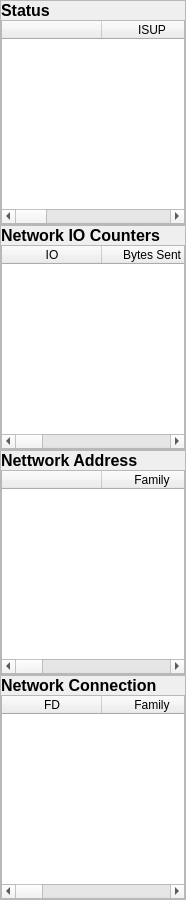
                  <widget class="QWidget" name="scrollAreaWidgetContents_2">
                   <property name="geometry">
                    <rect>
                     <x>0</x>
                     <y>0</y>
                     <width>186</width>
                     <height>900</height>
                    </rect>
                   </property>
                   <layout class="QVBoxLayout" name="verticalLayout_12">
                    <property name="spacing">
                     <number>0</number>
                    </property>
                    <property name="leftMargin">
                     <number>0</number>
                    </property>
                    <property name="topMargin">
                     <number>0</number>
                    </property>
                    <property name="rightMargin">
                     <number>0</number>
                    </property>
                    <property name="bottomMargin">
                     <number>0</number>
                    </property>
                    <item>
                     <widget class="QFrame" name="frame_10">
                      <property name="sizePolicy">
                       <sizepolicy hsizetype="Preferred" vsizetype="Minimum">
                        <horstretch>0</horstretch>
                        <verstretch>0</verstretch>
                       </sizepolicy>
                      </property>
                      <property name="frameShape">
                       <enum>QFrame::StyledPanel</enum>
                      </property>
                      <property name="frameShadow">
                       <enum>QFrame::Raised</enum>
                      </property>
                      <layout class="QVBoxLayout" name="verticalLayout_13">
                       <property name="spacing">
                        <number>0</number>
                       </property>
                       <property name="leftMargin">
                        <number>0</number>
                       </property>
                       <property name="topMargin">
                        <number>0</number>
                       </property>
                       <property name="rightMargin">
                        <number>0</number>
                       </property>
                       <property name="bottomMargin">
                        <number>0</number>
                       </property>
                       <item>
                        <widget class="QLabel" name="label_73">
                         <property name="font">
                          <font>
                           <pointsize>12</pointsize>
                           <weight>75</weight>
                           <bold>true</bold>
                          </font>
                         </property>
                         <property name="text">
                          <string>Status</string>
                         </property>
                         <property name="margin">
                          <number>6</number>
                         </property>
                        </widget>
                       </item>
                       <item>
                        <widget class="QTableWidget" name="tableWidget_4">
                         <property name="styleSheet">
                          <string notr="true">color:black</string>
                         </property>
                         <column>
                          <property name="text">
                           <string/>
                          </property>
                         </column>
                         <column>
                          <property name="text">
                           <string>ISUP</string>
                          </property>
                         </column>
                         <column>
                          <property name="text">
                           <string>Duplex</string>
                          </property>
                         </column>
                         <column>
                          <property name="text">
                           <string>Speed</string>
                          </property>
                         </column>
                         <column>
                          <property name="text">
                           <string>MTU</string>
                          </property>
                         </column>
                        </widget>
                       </item>
                      </layout>
                     </widget>
                    </item>
                    <item>
                     <widget class="QFrame" name="frame_11">
                      <property name="sizePolicy">
                       <sizepolicy hsizetype="Preferred" vsizetype="Minimum">
                        <horstretch>0</horstretch>
                        <verstretch>0</verstretch>
                       </sizepolicy>
                      </property>
                      <property name="frameShape">
                       <enum>QFrame::StyledPanel</enum>
                      </property>
                      <property name="frameShadow">
                       <enum>QFrame::Raised</enum>
                      </property>
                      <layout class="QVBoxLayout" name="verticalLayout_14">
                       <property name="spacing">
                        <number>0</number>
                       </property>
                       <property name="leftMargin">
                        <number>0</number>
                       </property>
                       <property name="topMargin">
                        <number>0</number>
                       </property>
                       <property name="rightMargin">
                        <number>0</number>
                       </property>
                       <property name="bottomMargin">
                        <number>0</number>
                       </property>
                       <item>
                        <widget class="QLabel" name="label_74">
                         <property name="font">
                          <font>
                           <pointsize>12</pointsize>
                           <weight>75</weight>
                           <bold>true</bold>
                          </font>
                         </property>
                         <property name="text">
                          <string>Network IO Counters</string>
                         </property>
                         <property name="margin">
                          <number>6</number>
                         </property>
                        </widget>
                       </item>
                       <item>
                        <widget class="QTableWidget" name="tableWidget_5">
                         <property name="styleSheet">
                          <string notr="true">color:black</string>
                         </property>
                         <column>
                          <property name="text">
                           <string>IO</string>
                          </property>
                         </column>
                         <column>
                          <property name="text">
                           <string>Bytes Sent</string>
                          </property>
                         </column>
                         <column>
                          <property name="text">
                           <string>Byets Reseived</string>
                          </property>
                         </column>
                         <column>
                          <property name="text">
                           <string>Packets Sent</string>
                          </property>
                         </column>
                         <column>
                          <property name="text">
                           <string>Packets Reseived</string>
                          </property>
                         </column>
                         <column>
                          <property name="text">
                           <string>Error In</string>
                          </property>
                         </column>
                         <column>
                          <property name="text">
                           <string>Error Out</string>
                          </property>
                         </column>
                         <column>
                          <property name="text">
                           <string>Drop In</string>
                          </property>
                         </column>
                         <column>
                          <property name="text">
                           <string>Drop Out</string>
                          </property>
                         </column>
                        </widget>
                       </item>
                      </layout>
                     </widget>
                    </item>
                    <item>
                     <widget class="QFrame" name="frame_12">
                      <property name="sizePolicy">
                       <sizepolicy hsizetype="Preferred" vsizetype="Minimum">
                        <horstretch>0</horstretch>
                        <verstretch>0</verstretch>
                       </sizepolicy>
                      </property>
                      <property name="frameShape">
                       <enum>QFrame::StyledPanel</enum>
                      </property>
                      <property name="frameShadow">
                       <enum>QFrame::Raised</enum>
                      </property>
                      <layout class="QVBoxLayout" name="verticalLayout_15">
                       <property name="spacing">
                        <number>0</number>
                       </property>
                       <property name="leftMargin">
                        <number>0</number>
                       </property>
                       <property name="topMargin">
                        <number>0</number>
                       </property>
                       <property name="rightMargin">
                        <number>0</number>
                       </property>
                       <property name="bottomMargin">
                        <number>0</number>
                       </property>
                       <item>
                        <widget class="QLabel" name="label_75">
                         <property name="font">
                          <font>
                           <pointsize>12</pointsize>
                           <weight>75</weight>
                           <bold>true</bold>
                          </font>
                         </property>
                         <property name="text">
                          <string>Nettwork Address</string>
                         </property>
                         <property name="margin">
                          <number>6</number>
                         </property>
                        </widget>
                       </item>
                       <item>
                        <widget class="QTableWidget" name="tableWidget_6">
                         <property name="styleSheet">
                          <string notr="true">color:black</string>
                         </property>
                         <column>
                          <property name="text">
                           <string/>
                          </property>
                         </column>
                         <column>
                          <property name="text">
                           <string>Family</string>
                          </property>
                         </column>
                         <column>
                          <property name="text">
                           <string>Address</string>
                          </property>
                         </column>
                         <column>
                          <property name="text">
                           <string>Netmask</string>
                          </property>
                         </column>
                         <column>
                          <property name="text">
                           <string>BroadCast</string>
                          </property>
                         </column>
                         <column>
                          <property name="text">
                           <string>PTP</string>
                          </property>
                         </column>
                        </widget>
                       </item>
                      </layout>
                     </widget>
                    </item>
                    <item>
                     <widget class="QFrame" name="frame_13">
                      <property name="sizePolicy">
                       <sizepolicy hsizetype="Preferred" vsizetype="Minimum">
                        <horstretch>0</horstretch>
                        <verstretch>0</verstretch>
                       </sizepolicy>
                      </property>
                      <property name="frameShape">
                       <enum>QFrame::StyledPanel</enum>
                      </property>
                      <property name="frameShadow">
                       <enum>QFrame::Raised</enum>
                      </property>
                      <layout class="QVBoxLayout" name="verticalLayout_16">
                       <property name="spacing">
                        <number>0</number>
                       </property>
                       <property name="leftMargin">
                        <number>0</number>
                       </property>
                       <property name="topMargin">
                        <number>0</number>
                       </property>
                       <property name="rightMargin">
                        <number>0</number>
                       </property>
                       <property name="bottomMargin">
                        <number>0</number>
                       </property>
                       <item>
                        <widget class="QLabel" name="label_76">
                         <property name="font">
                          <font>
                           <pointsize>12</pointsize>
                           <weight>75</weight>
                           <bold>true</bold>
                          </font>
                         </property>
                         <property name="text">
                          <string>Network Connection</string>
                         </property>
                         <property name="margin">
                          <number>6</number>
                         </property>
                        </widget>
                       </item>
                       <item>
                        <widget class="QTableWidget" name="tableWidget_7">
                         <property name="styleSheet">
                          <string notr="true">color:black</string>
                         </property>
                         <column>
                          <property name="text">
                           <string>FD</string>
                          </property>
                         </column>
                         <column>
                          <property name="text">
                           <string>Family</string>
                          </property>
                         </column>
                         <column>
                          <property name="text">
                           <string>Family</string>
                          </property>
                         </column>
                         <column>
                          <property name="text">
                           <string>Ladder</string>
                          </property>
                         </column>
                         <column>
                          <property name="text">
                           <string>Radder</string>
                          </property>
                         </column>
                         <column>
                          <property name="text">
                           <string>Status</string>
                          </property>
                         </column>
                         <column>
                          <property name="text">
                           <string>PID</string>
                          </property>
                         </column>
                        </widget>
                       </item>
                      </layout>
                     </widget>
                    </item>
                   </layout>
                  </widget>
